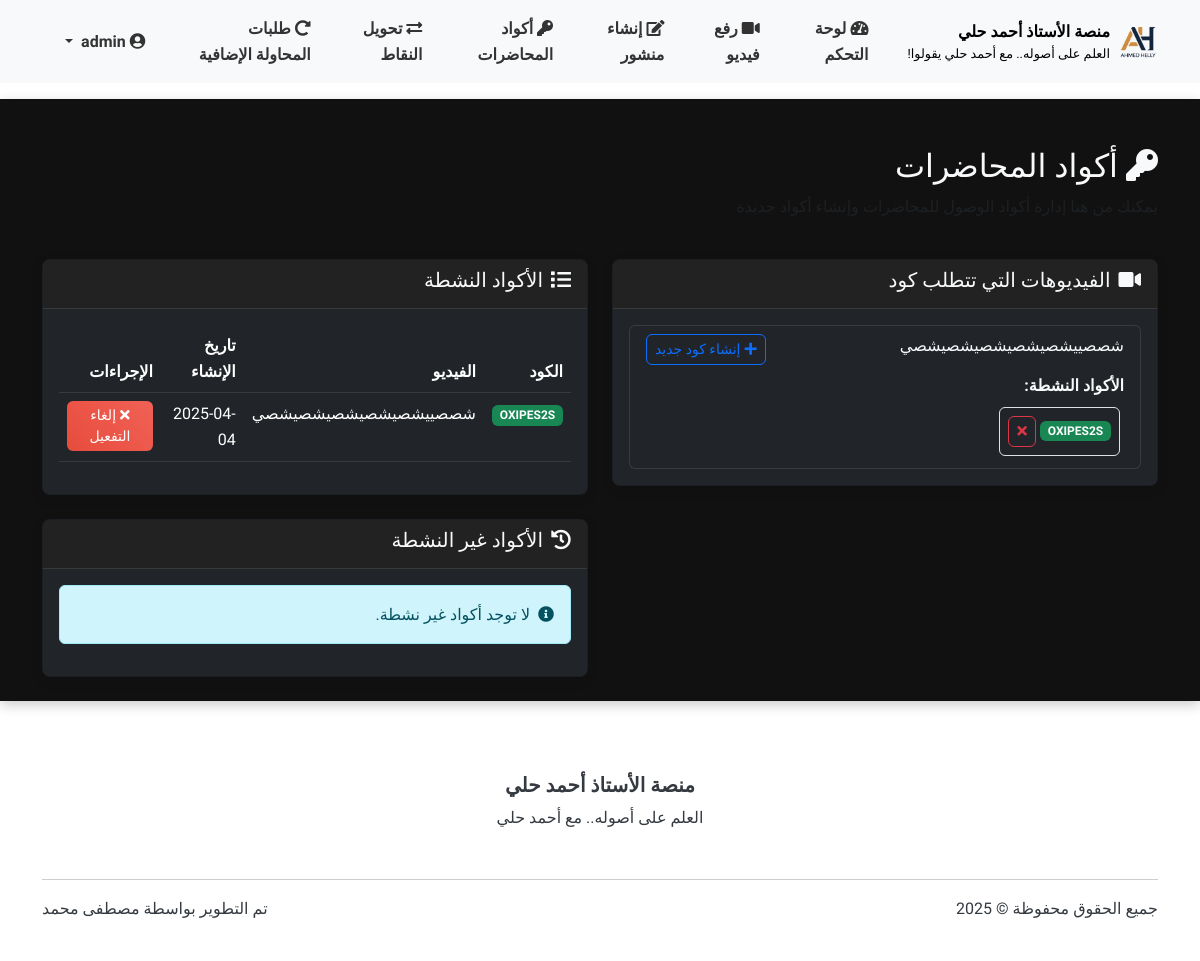
The app's page /admin/lecture_codes (signed in), older data.
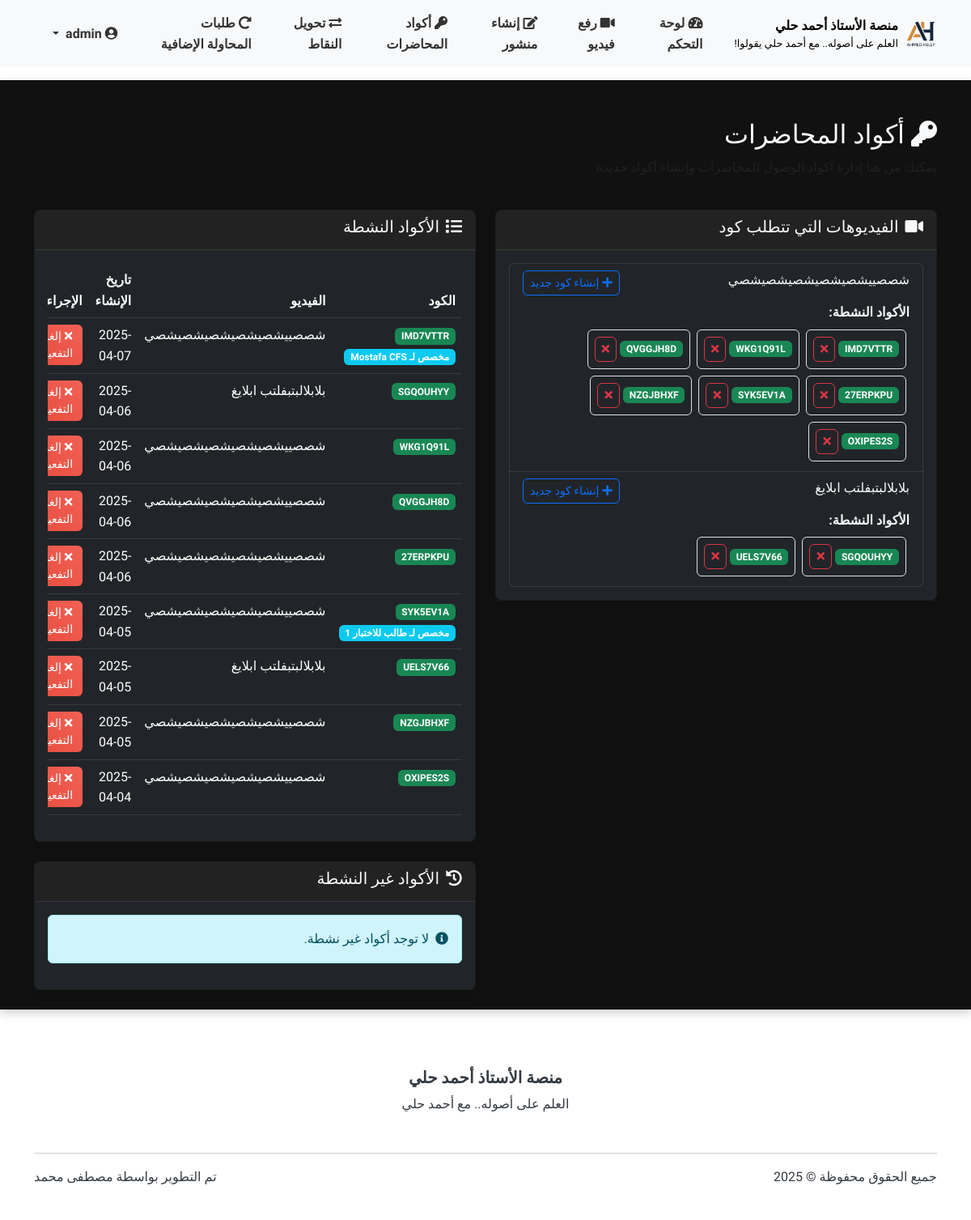
The same page, newer data.
### models.py (models this page shows, shortened)
class Video(db.Model):
    __tablename__ = 'videos'
    id = db.Column(db.Integer, primary_key=True)
    title = db.Column(db.String(100), nullable=False)
    url = db.Column(db.String(200), nullable=True)  # يمكن أن يكون فارغًا في حالة رفع ملف
    file_path = db.Column(db.String(200), nullable=True)  # مسار الملف المرفوع
    description = db.Column(db.Text)
    uploaded_by = db.Column(db.Integer, db.ForeignKey('users.id'), nullable=False)
    created_at = db.Column(db.DateTime, default=datetime.utcnow)
    requires_code = db.Column(db.Boolean, default=True)  # هل تتطلب المحاضرة كود للوصول
    points_cost = db.Column(db.Integer, default=0)  # تكلفة الفيديو بالنقاط
    comments = db.relationship('Comment', backref='video', lazy='dynamic', cascade='all, delete-orphan')

class LectureCode(db.Model):
    __tablename__ = 'lecture_codes'
    id = db.Column(db.Integer, primary_key=True)
    video_id = db.Column(db.Integer, db.ForeignKey('videos.id'), nullable=False)
    code = db.Column(db.String(20), nullable=False, unique=True)
    created_at = db.Column(db.DateTime, default=datetime.utcnow)
    is_active = db.Column(db.Boolean, default=True)
    assigned_to = db.Column(db.Integer, db.ForeignKey('users.id'), nullable=True)  # يمكن تعيين رمز لطالب محدد
    is_used = db.Column(db.Boolean, default=False)  # تم استخدام الرمز ام لا
    video = db.relationship('Video', backref=db.backref('access_codes', lazy='dynamic'))
    student = db.relationship('User', backref=db.backref('assigned_codes', lazy='dynamic'), foreign_keys=[assigned_to])

class User(UserMixin, db.Model):
    __tablename__ = 'users'
    id = db.Column(db.Integer, primary_key=True)
    username = db.Column(db.String(64), unique=True, nullable=False)
    full_name = db.Column(db.String(100), nullable=True)  # الاسم الثلاثي
    email = db.Column(db.String(100), nullable=True)  # البريد الإلكتروني للاستعادة
    phone = db.Column(db.String(20), nullable=True)   # رقم الهاتف للاستعادة
    password_hash = db.Column(db.String(256), nullable=False)
    role = db.Column(db.String(20), nullable=False)  # 'admin' or 'student'
    points = db.Column(db.Integer, default=0)  # نقاط المحفظة
    reset_token = db.Column(db.String(100), nullable=True)  # رمز استعادة كلمة المرور
    reset_token_expiry = db.Column(db.DateTime, nullable=True)  # تاريخ انتهاء صلاحية الرمز
    created_at = db.Column(db.DateTime, default=datetime.utcnow)  # تاريخ إنشاء الحساب
    videos = db.relationship('Video', backref='uploader', lazy='dynamic')
    comments = db.relationship('Comment', backref='author', lazy='dynamic')
    posts = db.relationship('Post', backref='author', lazy='dynamic')
    video_views = db.relationship('VideoView', backref='viewer', lazy='dynamic')
    liked_videos = db.relationship('VideoLike', foreign_keys='VideoLike.user_id', backref='liker', lazy='dynamic')
    def is_admin(self):
        return self.role == 'admin'

### routes.py (the view)
@admin_bp.route('/lecture_codes')
@login_required
def lecture_codes():
    if not current_user.is_admin():
        abort(403)
    videos = Video.query.filter_by(requires_code=True).all()
    active_codes = LectureCode.query.filter_by(is_active=True).order_by(LectureCode.created_at.desc()).all()
    inactive_codes = LectureCode.query.filter_by(is_active=False).order_by(LectureCode.created_at.desc()).all()
    return render_template(
        'admin/lecture_codes.html',
        videos=videos,
        active_codes=active_codes,
        inactive_codes=inactive_codes
    )

### main.py (called while the page is built)
    @login_manager.user_loader
    def load_user(user_id):
        return models.User.query.get(int(user_id))

### routes.py (called while the page is built)
@app.context_processor
def inject_now():
    return {'now': datetime.now()}

### templates/admin/lecture_codes.html (shortened to what the changed rows need)
{% extends 'base.html' %}
{% block content %}
<div class="container mt-4">
    <div class="row mb-4">
        <div class="col">
            <h2><i class="fas fa-key me-2"></i>أكواد المحاضرات</h2>
        </div>
    </div>
    <div class="row">
        <div class="col-lg-6">
            <div class="card bg-dark mb-4">
                <div class="card-body">
                    {% if videos %}
                        <div class="list-group">
                            {% for video in videos %}
                                <div class="list-group-item bg-dark">
                                    <div class="d-flex justify-content-between align-items-center">
                                        <h6>{{ video.title }}</h6>
                                        <a href="{{ url_for('admin.create_lecture_code', video_id=video.id) }}" class="btn btn-sm btn-outline-primary">
                                            <i class="fas fa-plus me-1"></i>إنشاء كود جديد
                                        </a>
                                    </div>
                                    {% set active_video_codes = active_codes|selectattr('video_id', 'equalto', video.id)|list %}
                                    {% if active_video_codes %}
                                        <div class="mt-2">
                                            <strong>الأكواد النشطة:</strong>
                                            <div class="d-flex flex-wrap mt-1">
                                                {% for code in active_video_codes %}
                                                    <div class="d-flex align-items-center m-1 p-2 border rounded">
                                                        <span class="badge bg-success me-1">{{ code.code }}</span>
                                                        <a href="{{ url_for('admin.deactivate_code', code_id=code.id) }}" class="btn btn-sm btn-outline-danger">
                                                            <i class="fas fa-times"></i>
                                                        </a>
                                                    </div>
                                                {% endfor %}
                                            </div>
                                        </div>
                                    {% endif %}
                                </div>
                            {% endfor %}
                        </div>
                    {% else %}
                        <div class="alert alert-info">
                            <i class="fas fa-info-circle me-2"></i>لا توجد فيديوهات تتطلب كود للوصول.
                        </div>
                    {% endif %}
                </div>
            </div>
        </div>
        <div class="col-lg-6">
            <div class="card bg-dark mb-4">
                <div class="card-body">
                    {% if active_codes %}
                        <div class="table-responsive">
                            <table class="table table-dark table-hover">
                                <thead>
                                    <tr>
                                        <th>الكود</th>
                                        <th>الفيديو</th>
                                        <th>تاريخ الإنشاء</th>
                                        <th>الإجراءات</th>
                                    </tr>
                                </thead>
                                <tbody>
                                    {% for code in active_codes %}
                                        <tr>
                                            <td>
                                                <span class="badge bg-success">{{ code.code }}</span>
                                                {% if code.assigned_to %}
                                                    <span class="badge bg-info">مخصص لـ {{ code.student.full_name }}</span>
                                                {% endif %}
                                            </td>
                                            <td>{{ code.video.title }}</td>
                                            <td>{{ code.created_at.strftime('%Y-%m-%d') }}</td>
                                            <td>
                                                <a href="{{ url_for('admin.deactivate_code', code_id=code.id) }}" class="btn btn-sm btn-danger">
                                                    <i class="fas fa-times me-1"></i>إلغاء التفعيل
                                                </a>
                                            </td>
                                        </tr>
                                    {% endfor %}
                                </tbody>
                            </table>
                        </div>
                    {% else %}
                        <div class="alert alert-info">
                            <i class="fas fa-info-circle me-2"></i>لا توجد أكواد نشطة حالياً.
                        </div>
                    {% endif %}
                </div>
            </div>
        </div>
    </div>
</div>
{% endblock %}

Row changes from the older to the newer data that the page shows:
added LectureCode: code "IMD7VTTR", student.full_name "Mostafa CFS", video "شصصييشصيشصيشصيشصيشصي", created_at "2025-04-07"
added LectureCode: code "WKG1Q91L", video "شصصييشصيشصيشصيشصيشصي", created_at "2025-04-06"
added LectureCode: code "QVGGJH8D", video "شصصييشصيشصيشصيشصيشصي", created_at "2025-04-06"
added LectureCode: code "27ERPKPU", video "شصصييشصيشصيشصيشصيشصي", created_at "2025-04-06"
added LectureCode: code "SYK5EV1A", student.full_name "طالب للاختبار 1", video "شصصييشصيشصيشصيشصيشصي", created_at "2025-04-05"
added LectureCode: code "NZGJBHXF", video "شصصييشصيشصيشصيشصيشصي", created_at "2025-04-05"
added Video: title "بلابلالبتبفلتب ابلايغ"
added LectureCode: code "SGQOUHYY", video "بلابلالبتبفلتب ابلايغ", created_at "2025-04-06"
added LectureCode: code "UELS7V66", video "بلابلالبتبفلتب ابلايغ", created_at "2025-04-05"
